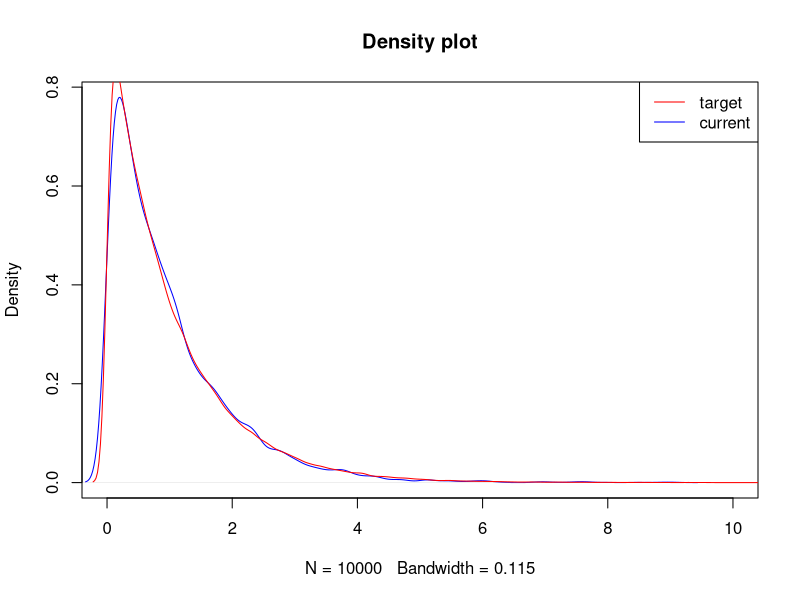
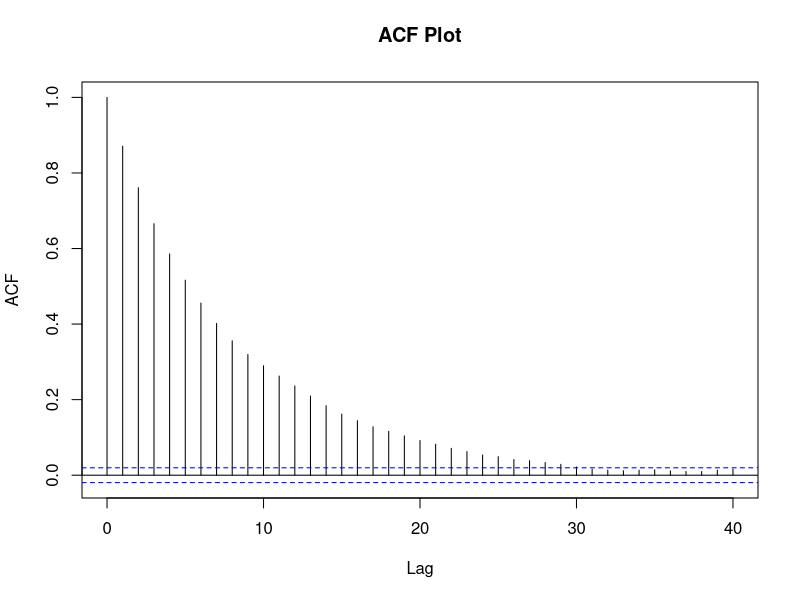
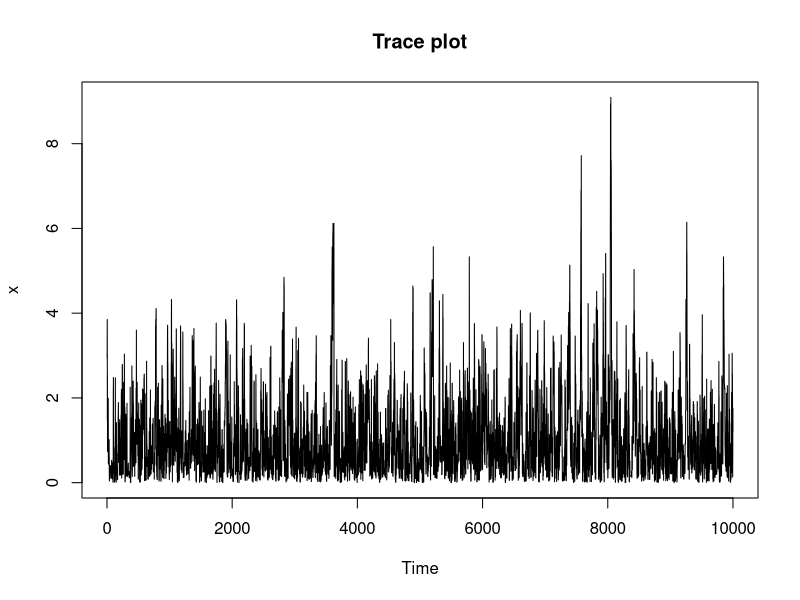

Reproduce these figures in R, in order.
# Target distribution (exponential)
target <- function(x) {
  return (ifelse(x < 0, 0, exp(-x)))
}

N <- 1e4  # Number of draws
x <- rep(0, N)
x[1] <- 3  # Initial value
for(i in 2:N){
  current_x <- x[i-1]
  proposed_x <- current_x + rnorm(1, 0, 1)  # Proposed value
  A <- min(1, target(proposed_x)/target(current_x))  # MH Acceptance rate
  if(runif(1) < A) {
    x[i] <- proposed_x
  } else {
    x[i] <- current_x
  }
}

par(mfrow = c(1,1))
# Plot 1
plot(density(x), col = "blue", xlim = c(0,10), main = "Density plot")
lines(density(rexp(1e5)), col = "red")
legend("topright", col = c("red", "blue"), legend = c("target", "current"),
       lty = 1)
# Plot 2
acf(x, main = "ACF Plot")
# Plot 3
plot.ts(x, main = "Trace plot")

